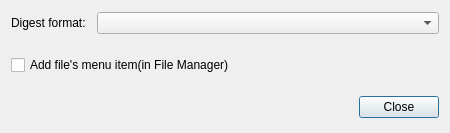
<?xml version="1.0" encoding="UTF-8"?>
<ui version="4.0">
 <class>Dialog</class>
 <widget class="QDialog" name="Dialog">
  <property name="geometry">
   <rect>
    <x>0</x>
    <y>0</y>
    <width>450</width>
    <height>133</height>
   </rect>
  </property>
  <property name="sizePolicy">
   <sizepolicy hsizetype="Preferred" vsizetype="Fixed">
    <horstretch>0</horstretch>
    <verstretch>0</verstretch>
   </sizepolicy>
  </property>
  <property name="maximumSize">
   <size>
    <width>16777215</width>
    <height>16777215</height>
   </size>
  </property>
  <property name="windowTitle">
   <string notr="true"/>
  </property>
  <layout class="QVBoxLayout" name="verticalLayout" stretch="0,0,1">
   <property name="spacing">
    <number>20</number>
   </property>
   <item>
    <layout class="QHBoxLayout" name="horizontalLayout">
     <property name="spacing">
      <number>8</number>
     </property>
     <item>
      <widget class="QLabel" name="label">
       <property name="sizePolicy">
        <sizepolicy hsizetype="Fixed" vsizetype="Preferred">
         <horstretch>0</horstretch>
         <verstretch>0</verstretch>
        </sizepolicy>
       </property>
       <property name="text">
        <string>Digest format: </string>
       </property>
      </widget>
     </item>
     <item>
      <widget class="QComboBox" name="formatsComboBox">
       <property name="sizePolicy">
        <sizepolicy hsizetype="Expanding" vsizetype="Fixed">
         <horstretch>0</horstretch>
         <verstretch>0</verstretch>
        </sizepolicy>
       </property>
      </widget>
     </item>
    </layout>
   </item>
   <item>
    <widget class="QCheckBox" name="fileMenuitemCheckBox">
     <property name="sizePolicy">
      <sizepolicy hsizetype="Fixed" vsizetype="Fixed">
       <horstretch>0</horstretch>
       <verstretch>0</verstretch>
      </sizepolicy>
     </property>
     <property name="text">
      <string>Add file's menu item(in File Manager)</string>
     </property>
     <property name="iconSize">
      <size>
       <width>32</width>
       <height>32</height>
      </size>
     </property>
    </widget>
   </item>
   <item>
    <widget class="QDialogButtonBox" name="buttonBox">
     <property name="sizePolicy">
      <sizepolicy hsizetype="Expanding" vsizetype="Fixed">
       <horstretch>0</horstretch>
       <verstretch>1</verstretch>
      </sizepolicy>
     </property>
     <property name="minimumSize">
      <size>
       <width>368</width>
       <height>0</height>
      </size>
     </property>
     <property name="standardButtons">
      <set>QDialogButtonBox::Close</set>
     </property>
    </widget>
   </item>
  </layout>
 </widget>
 <resources/>
 <connections/>
</ui>
